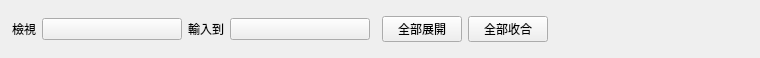
<?xml version="1.0" encoding="UTF-8"?>
<ui version="4.0">
 <class>planViewBar</class>
 <widget class="QFrame" name="planViewBar">
  <property name="geometry">
   <rect>
    <x>0</x>
    <y>0</y>
    <width>760</width>
    <height>58</height>
   </rect>
  </property>
  <layout class="QHBoxLayout" name="planViewRow" stretch="0,0,0,0,0,0,0,0,1">
   <property name="spacing">
    <number>6</number>
   </property>
   <property name="leftMargin">
    <number>12</number>
   </property>
   <property name="topMargin">
    <number>10</number>
   </property>
   <property name="rightMargin">
    <number>12</number>
   </property>
   <property name="bottomMargin">
    <number>10</number>
   </property>
   <item>
    <widget class="QLabel" name="planViewLabel">
     <property name="text">
      <string>檢視</string>
     </property>
    </widget>
   </item>
   <item>
    <widget class="ComboBox" name="planViewCombo">
     <property name="minimumSize">
      <size>
       <width>140</width>
       <height>0</height>
      </size>
     </property>
     <property name="toolTip">
      <string>選擇其中一個都市計畫時，清單只會顯示那個都市計畫。</string>
     </property>
    </widget>
   </item>
   <item>
    <widget class="QLabel" name="planInputLabel">
     <property name="text">
      <string>輸入到</string>
     </property>
    </widget>
   </item>
   <item>
    <widget class="ComboBox" name="planInputCombo">
     <property name="minimumSize">
      <size>
       <width>140</width>
       <height>0</height>
      </size>
     </property>
     <property name="toolTip">
      <string>新增資料與匯入 Excel 時，預設歸入這個都市計畫。</string>
     </property>
    </widget>
   </item>
   <item>
    <spacer name="planViewSpacing">
     <property name="orientation">
      <enum>Qt::Horizontal</enum>
     </property>
     <property name="sizeType">
      <enum>QSizePolicy::Fixed</enum>
     </property>
     <property name="sizeHint" stdset="0">
      <size>
       <width>6</width>
       <height>0</height>
      </size>
     </property>
    </spacer>
   </item>
   <item>
    <widget class="PushButton" name="expandAllButton">
     <property name="text">
      <string>全部展開</string>
     </property>
    </widget>
   </item>
   <item>
    <widget class="PushButton" name="collapseAllButton">
     <property name="text">
      <string>全部收合</string>
     </property>
    </widget>
   </item>
   <item>
    <spacer name="planHintSpacing">
     <property name="orientation">
      <enum>Qt::Horizontal</enum>
     </property>
     <property name="sizeType">
      <enum>QSizePolicy::Fixed</enum>
     </property>
     <property name="sizeHint" stdset="0">
      <size>
       <width>8</width>
       <height>0</height>
      </size>
     </property>
    </spacer>
   </item>
   <item>
    <widget class="QLabel" name="planHintLabel">
     <property name="text">
      <string />
     </property>
     <property name="sizePolicy">
      <sizepolicy hsizetype="Ignored" vsizetype="Preferred">
       <horstretch>0</horstretch>
       <verstretch>0</verstretch>
      </sizepolicy>
     </property>
     <property name="minimumSize">
      <size>
       <width>0</width>
       <height>0</height>
      </size>
     </property>
    </widget>
   </item>
  </layout>
 </widget>
 <customwidgets>
 <customwidget>
  <class>ComboBox</class>
  <extends>QPushButton</extends>
  <header>qfluentwidgets</header>
 </customwidget>
 <customwidget>
  <class>PushButton</class>
  <extends>QPushButton</extends>
  <header>qfluentwidgets</header>
 </customwidget>
 </customwidgets>
 <resources />
 <connections />
</ui>
